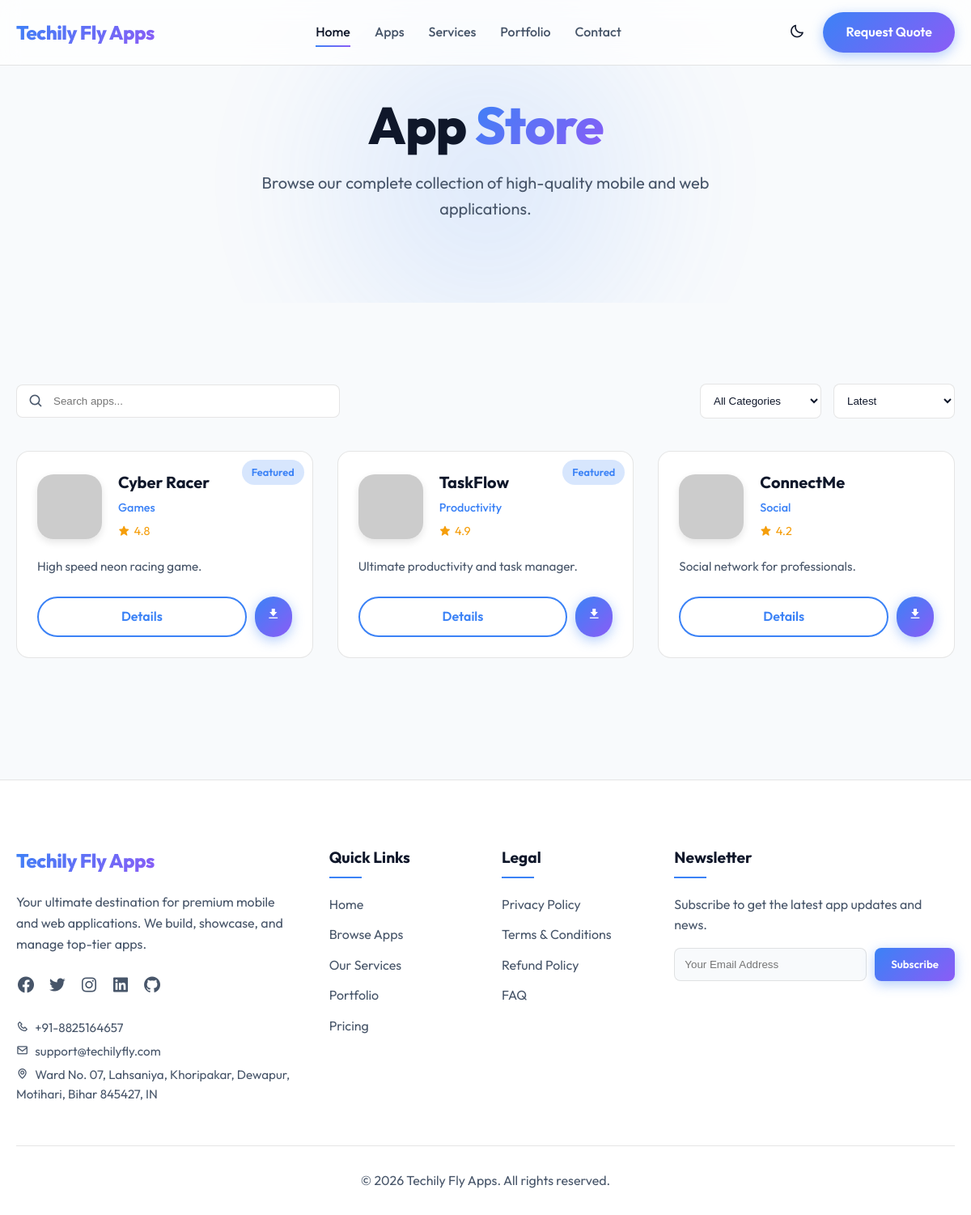
Screenshot of /modules/apps/index.php with the database file from the repository.
### tables this page shows
CREATE TABLE IF NOT EXISTS website_settings (
    id INT AUTO_INCREMENT PRIMARY KEY,
    site_name VARCHAR(255) NOT NULL,
    logo_url VARCHAR(255),
    contact_email VARCHAR(255),
    contact_phone VARCHAR(50),
    contact_address TEXT,
    social_facebook VARCHAR(255),
    social_twitter VARCHAR(255),
    social_instagram VARCHAR(255),
    social_linkedin VARCHAR(255),
    social_github VARCHAR(255),
    primary_color VARCHAR(50) DEFAULT '#007bff'
);

CREATE TABLE IF NOT EXISTS apps (
    id INT AUTO_INCREMENT PRIMARY KEY,
    category_id INT,
    name VARCHAR(255) NOT NULL,
    slug VARCHAR(255) NOT NULL UNIQUE,
    developer VARCHAR(255),
    version VARCHAR(50),
    logo_url VARCHAR(255),
    banner_url VARCHAR(255),
    description TEXT,
    requirements TEXT,
    play_store_link VARCHAR(255),
    app_store_link VARCHAR(255),
    indus_store_link VARCHAR(255),
    apk_download_link VARCHAR(255),
    rating DECIMAL(3, 2) DEFAULT 0.00,
    downloads INT DEFAULT 0,
    is_featured BOOLEAN DEFAULT FALSE,
    status ENUM('published', 'draft') DEFAULT 'published',
    publish_date DATE NULL DEFAULT NULL,
    app_update_date DATE NULL DEFAULT NULL,
    created_at TIMESTAMP DEFAULT CURRENT_TIMESTAMP,
    updated_at TIMESTAMP DEFAULT CURRENT_TIMESTAMP ON UPDATE CURRENT_TIMESTAMP,
    FOREIGN KEY (category_id) REFERENCES app_categories(id) ON DELETE SET NULL
);

CREATE TABLE IF NOT EXISTS app_categories (
    id INT AUTO_INCREMENT PRIMARY KEY,
    name VARCHAR(255) NOT NULL,
    slug VARCHAR(255) NOT NULL UNIQUE,
    description TEXT,
    icon VARCHAR(100),
    status ENUM('active', 'inactive') DEFAULT 'active'
);

### includes/helpers/functions.php (called while the page is built, shortened)
<?php
function get_website_settings($pdo) {
    $stmt = $pdo->query("SELECT * FROM website_settings LIMIT 1");
    return $stmt->fetch();
}
function get_filtered_apps($pdo, $filters = []) {
    $query = "SELECT a.*, c.name as category_name, c.slug as category_slug FROM apps a LEFT JOIN app_categories c ON a.category_id = c.id WHERE a.status = 'published'";
    $params = [];
    if (!empty($filters['sort'])) {
        if ($filters['sort'] == 'latest') {
            $query .= " ORDER BY a.created_at DESC";
        } elseif ($filters['sort'] == 'popular') {
            $query .= " ORDER BY a.downloads DESC";
        } elseif ($filters['sort'] == 'rating') {
            $query .= " ORDER BY a.rating DESC";
        } else {
            $query .= " ORDER BY a.created_at DESC";
        }
    } else {
        $query .= " ORDER BY a.created_at DESC";
    }
    $stmt = $pdo->prepare($query);
    $stmt->execute($params);
    return $stmt->fetchAll();
}

### modules/apps/index.php (the view, shortened to what this page needs)
<?php
require_once __DIR__ . '/../../templates/header.php';
$filters = [
    'search' => $_GET['search'] ?? '',
    'category' => $_GET['category'] ?? '',
    'sort' => $_GET['sort'] ?? 'latest'
];
$apps = get_filtered_apps($pdo, $filters);
?>
<section class="hero" style="padding: 120px 0 60px;">
    <div class="container">
        <h1>App <span class="text-gradient">Store</span></h1>
        <p>Browse our complete collection of high-quality mobile and web applications.</p>
    </div>
</section>
<section class="section pt-0">
    <div class="container">
        <form method="GET" action="<?= BASE_URL ?>modules/apps/index.php" style="display: flex; justify-content: space-between; align-items: center; margin-bottom: 40px; flex-wrap: wrap; gap: 20px;">
            <div style="flex: 1; min-width: 250px; max-width: 400px; position: relative;">
                <i class='bx bx-search' style="position: absolute; left: 15px; top: 50%; transform: translateY(-50%); color: var(--text-secondary); font-size: 1.2rem;"></i>
                <input type="text" name="search" value="<?= htmlspecialchars($filters['search']) ?>" placeholder="Search apps..." style="width: 100%; padding: 12px 15px 12px 45px; border-radius: 8px; border: 1px solid var(--glass-border); background: var(--bg-secondary); color: var(--text-primary); outline: none;" onchange="this.form.submit()">
            </div>
            <div style="display: flex; gap: 15px; flex-wrap: wrap;">
                <select name="category" onchange="this.form.submit()" style="padding: 12px; border-radius: 8px; border: 1px solid var(--glass-border); background: var(--bg-secondary); color: var(--text-primary); outline: none; min-width: 150px;">
                    <option value="">All Categories</option>
                </select>
                <select name="sort" onchange="this.form.submit()" style="padding: 12px; border-radius: 8px; border: 1px solid var(--glass-border); background: var(--bg-secondary); color: var(--text-primary); outline: none; min-width: 150px;">
                    <option value="latest" <?= $filters['sort'] == 'latest' ? 'selected' : '' ?>>Latest</option>
                </select>
            </div>
        </form>
        <div class="grid">
            <?php if (count($apps) > 0): ?>
                <?php foreach ($apps as $app): ?>
                    <div class="app-card">
                        <?php if ($app['is_featured']): ?>
                            <div style="position: absolute; top: 10px; right: 10px;" class="badge">Featured</div>
                        <?php endif; ?>
                        <div class="app-header">
                            <img src="<?= htmlspecialchars($app['logo_url']) ?>" alt="<?= htmlspecialchars($app['name']) ?> Logo" class="app-logo">
                            <div class="app-info">
                                <h3><?= htmlspecialchars($app['name']) ?></h3>
                                <span class="app-category"><?= htmlspecialchars($app['category_name']) ?></span>
                                <div class="app-rating">
                                    <i class='bx bxs-star'></i> <?= number_format($app['rating'], 1) ?>
                                </div>
                            </div>
                        </div>
                        <p class="app-desc">
                            <?= htmlspecialchars($app['description']) ?>
                        </p>
                        <div style="display: flex; gap: 10px;">
                            <a href="<?= BASE_URL ?>modules/apps/details.php/<?= $app['slug'] ?>" class="btn btn-outline" style="flex: 1; text-align: center; padding: 10px;">Details</a>
                            <a href="<?= htmlspecialchars($app['apk_download_link'] ?? '#') ?>" class="btn btn-primary" style="padding: 10px 15px;" target="_blank"><i class='bx bxs-download'></i></a>
                        </div>
                    </div>
                <?php endforeach; ?>
            <?php else: ?>
                <p style="text-align: center; grid-column: 1 / -1; color: var(--text-secondary);">No apps found.</p>
            <?php endif; ?>
        </div>
    </div>
</section>
<?php require_once __DIR__ . '/../../templates/footer.php'; ?>

### templates/header.php (shortened to what this page needs)
<?php
require_once __DIR__ . '/../includes/helpers/functions.php';
$pdo = getDBConnection();
$settings = get_website_settings($pdo);
$current_page = basename($_SERVER['PHP_SELF'], ".php");
?>
<!DOCTYPE html>
<html lang="en" data-theme="dark">
<head>
    <link href='https://unpkg.com/boxicons@2.1.4/css/boxicons.min.css' rel='stylesheet'>
    <link rel="stylesheet" href="<?= BASE_URL ?>assets/css/index.css">
</head>
<body>
<header class="header">
    <div class="container">
        <a href="<?= BASE_URL ?>index.php" class="logo">
            <?= htmlspecialchars($settings['site_name'] ?? 'Techily Fly Apps') ?>
        </a>
        <nav class="nav-links">
            <a href="<?= BASE_URL ?>index.php" class="<?= $current_page == 'index' ? 'active' : '' ?>">Home</a>
            <a href="<?= BASE_URL ?>modules/apps/index.php" class="<?= $current_page == 'apps' || $current_page == 'details' ? 'active' : '' ?>">Apps</a>
            <a href="<?= BASE_URL ?>services.php" class="<?= $current_page == 'services' ? 'active' : '' ?>">Services</a>
            <a href="<?= BASE_URL ?>page.php/portfolio" class="<?= $current_page == 'page' && ($_GET['slug'] ?? '') == 'portfolio' ? 'active' : '' ?>">Portfolio</a>
            <a href="<?= BASE_URL ?>contact.php" class="<?= $current_page == 'contact' ? 'active' : '' ?>">Contact</a>
        </nav>
        <div class="header-actions">
            <button id="theme-toggle" class="theme-toggle">
            </button>
            <a href="<?= BASE_URL ?>contact.php" class="btn btn-primary">Request Quote</a>
        </div>
    </div>
</header>

### templates/footer.php (shortened to what this page needs)
<footer class="footer">
    <div class="container">
        <div class="footer-grid">
            <div class="footer-col">
                <a href="<?= BASE_URL ?>index.php" class="logo" style="margin-bottom: 20px; display: inline-block;">
                    <?= htmlspecialchars($settings['site_name'] ?? 'Techily Fly Apps') ?>
                </a>
                <p style="color: var(--text-secondary); margin-bottom: 20px;">
                    Your ultimate destination for premium mobile and web applications. We build, showcase, and manage top-tier apps.
                </p>
                <div style="display: flex; gap: 15px; font-size: 1.5rem;">
                    <?php if (!empty($settings['social_facebook'])): ?>
                        <a href="<?= htmlspecialchars($settings['social_facebook']) ?>" target="_blank" style="color: var(--text-secondary);"><i class='bx bxl-facebook-circle'></i></a>
                    <?php endif; ?>
                    <?php if (!empty($settings['social_twitter'])): ?>
                        <a href="<?= htmlspecialchars($settings['social_twitter']) ?>" target="_blank" style="color: var(--text-secondary);"><i class='bx bxl-twitter'></i></a>
                    <?php endif; ?>
                    <?php if (!empty($settings['social_instagram'])): ?>
                        <a href="<?= htmlspecialchars($settings['social_instagram']) ?>" target="_blank" style="color: var(--text-secondary);"><i class='bx bxl-instagram'></i></a>
                    <?php endif; ?>
                    <?php if (!empty($settings['social_linkedin'])): ?>
                        <a href="<?= htmlspecialchars($settings['social_linkedin']) ?>" target="_blank" style="color: var(--text-secondary);"><i class='bx bxl-linkedin-square'></i></a>
                    <?php endif; ?>
                    <?php if (!empty($settings['social_github'])): ?>
                        <a href="<?= htmlspecialchars($settings['social_github']) ?>" target="_blank" style="color: var(--text-secondary);"><i class='bx bxl-github'></i></a>
                    <?php endif; ?>
                </div>
                <div style="margin-top: 20px; color: var(--text-secondary); font-size: 0.95rem;">
                    <?php if (!empty($settings['contact_phone'])): ?>
                        <p style="margin-bottom: 5px;"><i class='bx bx-phone' style="margin-right: 5px;"></i> <?= htmlspecialchars($settings['contact_phone']) ?></p>
                    <?php endif; ?>
                    <?php if (!empty($settings['contact_email'])): ?>
                        <p style="margin-bottom: 5px;"><i class='bx bx-envelope' style="margin-right: 5px;"></i> <?= htmlspecialchars($settings['contact_email']) ?></p>
                    <?php endif; ?>
                    <?php if (!empty($settings['contact_address'])): ?>
                        <p><i class='bx bx-map' style="margin-right: 5px;"></i> <?= htmlspecialchars($settings['contact_address']) ?></p>
                    <?php endif; ?>
                </div>
            </div>
            <div class="footer-col">
                <h4>Quick Links</h4>
                <ul class="footer-links">
                    <li><a href="<?= BASE_URL ?>index.php">Home</a></li>
                    <li><a href="<?= BASE_URL ?>modules/apps/index.php">Browse Apps</a></li>
                    <li><a href="<?= BASE_URL ?>services.php">Our Services</a></li>
                    <li><a href="<?= BASE_URL ?>page.php/portfolio">Portfolio</a></li>
                    <li><a href="<?= BASE_URL ?>page.php/pricing">Pricing</a></li>
                </ul>
            </div>
            <div class="footer-col">
                <h4>Legal</h4>
                <ul class="footer-links">
                    <li><a href="<?= BASE_URL ?>page.php/privacy-policy">Privacy Policy</a></li>
                    <li><a href="<?= BASE_URL ?>page.php/terms-conditions">Terms & Conditions</a></li>
                    <li><a href="<?= BASE_URL ?>page.php/refund-policy">Refund Policy</a></li>
                    <li><a href="<?= BASE_URL ?>page.php/faq">FAQ</a></li>
                </ul>
            </div>
            <div class="footer-col">
                <h4>Newsletter</h4>
                <p style="color: var(--text-secondary); margin-bottom: 15px;">Subscribe to get the latest app updates and news.</p>
                <form onsubmit="event.preventDefault(); alert('Thank you for subscribing!'); this.reset();" style="display: flex; gap: 10px;">
                    <input type="email" placeholder="Your Email Address" style="padding: 12px; border-radius: 8px; border: 1px solid var(--glass-border); background: var(--bg-primary); color: var(--text-primary); flex: 1; outline: none;">
                    <button type="submit" class="btn btn-primary" style="padding: 12px 20px; border-radius: 8px;">Subscribe</button>
                </form>
            </div>
        </div>
        <div class="footer-bottom">
            <p>&copy; <?= date('Y') ?> <?= htmlspecialchars($settings['site_name'] ?? 'Techily Fly Apps') ?>. All rights reserved.</p>
        </div>
    </div>
</footer>
</body>
</html>

### rows the page displays
website_settings: site_name "Techily Fly Apps", contact_phone "+91-8825164657", contact_email "support@techilyfly.com", contact_address "Ward No. 07, Lahsaniya, Khoripakar, Dewapur, Motihari, Bihar 845427, IN"
apps: is_featured "Featured", name "Cyber Racer", category.name "Games", rating "4.8", description "High speed neon racing game."
apps: is_featured "Featured", name "TaskFlow", category.name "Productivity", rating "4.9", description "Ultimate productivity and task manager."
apps: name "ConnectMe", category.name "Social", rating "4.2", description "Social network for professionals."
